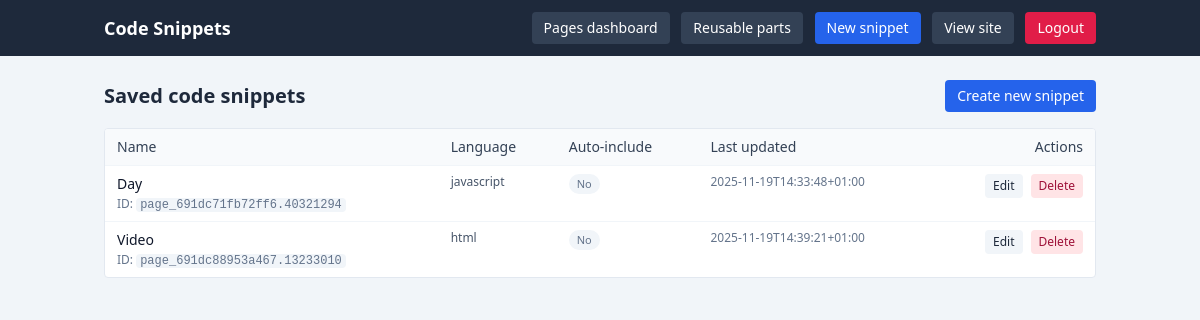
/snippets.php (signed in), run on the app's committed database.
### tables this page shows
CREATE TABLE code_snippets (
        id TEXT PRIMARY KEY,
        name TEXT NOT NULL,
        language TEXT NOT NULL,
        code TEXT NOT NULL,
        updated_at TEXT,
        auto_include INTEGER NOT NULL DEFAULT 0
    );

### config.php (called while the page is built, shortened)
<?php
function get_db(): PDO
{
    static $db = null;
    if ($db instanceof PDO) {
        return $db;
    }
    try {
        $db = new PDO('sqlite:' . DB_FILE);
        $db->setAttribute(PDO::ATTR_ERRMODE, PDO::ERRMODE_EXCEPTION);
        $db->setAttribute(PDO::ATTR_DEFAULT_FETCH_MODE, PDO::FETCH_ASSOC);
    } catch (PDOException $e) {
        die('Database connection failed: ' . htmlspecialchars($e->getMessage(), ENT_QUOTES, 'UTF-8'));
    }
    return $db;
}
function load_snippets(): array
{
    $db = get_db();
    $stmt = $db->query('SELECT id, name, language, code, updated_at, auto_include FROM code_snippets ORDER BY name COLLATE NOCASE');
    $rows = $stmt->fetchAll();
    return is_array($rows) ? $rows : [];
}

### snippets.php (the view, shortened to what this page needs)
<?php
$snippets = load_snippets();
$action = $_GET['action'] ?? 'list';
?>
<!DOCTYPE html>
<html lang="en">
<head>
    <script src="https://cdn.tailwindcss.com"></script>
</head>
<body class="bg-slate-100 min-h-screen">
<header class="bg-slate-800 text-white">
    <div class="max-w-5xl mx-auto px-4 py-3 flex items-center justify-between">
        <h1 class="text-lg font-semibold">Code Snippets</h1>
        <div class="space-x-2 text-sm">
            <a href="admin.php" class="inline-flex items-center px-3 py-1.5 rounded bg-slate-700 hover:bg-slate-600">Pages dashboard</a>
            <a href="parts.php" class="inline-flex items-center px-3 py-1.5 rounded bg-slate-700 hover:bg-slate-600">Reusable parts</a>
            <a href="snippets.php?action=edit" class="inline-flex items-center px-3 py-1.5 rounded bg-blue-600 hover:bg-blue-700">New snippet</a>
            <a href="index.php" target="_blank" class="inline-flex items-center px-3 py-1.5 rounded bg-slate-700 hover:bg-slate-600">View site</a>
            <a href="login.php?logout=1" class="inline-flex items-center px-3 py-1.5 rounded bg-rose-600 hover:bg-rose-700">Logout</a>
        </div>
    </div>
</header>
<main class="max-w-5xl mx-auto px-4 py-6">
    <?php if ($action === 'list'): ?>
        <div class="flex items-center justify-between mb-4">
            <h2 class="text-xl font-semibold text-slate-800">Saved code snippets</h2>
            <a href="snippets.php?action=edit" class="inline-flex items-center px-3 py-1.5 rounded bg-blue-600 hover:bg-blue-700 text-white text-sm">Create new snippet</a>
        </div>
        <?php if (empty($snippets)): ?>
            <p class="text-slate-600 bg-white border rounded px-4 py-3 text-sm">
                No code snippets yet. Create snippets for items like analytics tags, chat widgets, or other JavaScript/PHP code you want to reuse.
            </p>
        <?php else: ?>
            <div class="overflow-hidden rounded border border-slate-200 bg-white">
                <table class="min-w-full text-sm">
                    <thead>
                    <tr class="bg-slate-50 text-left text-slate-700">
                        <th class="px-3 py-2 font-medium">Name</th>
                        <th class="px-3 py-2 font-medium">Language</th>
                        <th class="px-3 py-2 font-medium">Auto-include</th>
                        <th class="px-3 py-2 font-medium">Last updated</th>
                        <th class="px-3 py-2 font-medium text-right">Actions</th>
                    </tr>
                    </thead>
                    <tbody>
                    <?php foreach ($snippets as $snippet): ?>
                        <tr class="border-t border-slate-100">
                            <td class="px-3 py-2 align-top">
                                <div class="font-medium text-slate-900"><?php echo htmlspecialchars($snippet['name'], ENT_QUOTES, 'UTF-8'); ?></div>
                                <div class="mt-0.5 text-xs text-slate-500">ID: <code class="bg-slate-100 px-1 rounded"><?php echo htmlspecialchars($snippet['id'], ENT_QUOTES, 'UTF-8'); ?></code></div>
                            </td>
                            <td class="px-3 py-2 align-top text-xs text-slate-600">
                                <?php echo htmlspecialchars($snippet['language'], ENT_QUOTES, 'UTF-8'); ?>
                            </td>
                            <td class="px-3 py-2 align-top text-xs text-slate-600">
                                <?php if (!empty($snippet['auto_include'])): ?>
                                    <span class="inline-flex items-center rounded-full bg-emerald-100 px-2 py-0.5 text-[11px] font-medium text-emerald-700">Yes</span>
                                <?php else: ?>
                                    <span class="inline-flex items-center rounded-full bg-slate-100 px-2 py-0.5 text-[11px] font-medium text-slate-500">No</span>
                                <?php endif; ?>
                            </td>
                            <td class="px-3 py-2 align-top text-xs text-slate-500">
                                <?php echo htmlspecialchars($snippet['updated_at'] ?? '', ENT_QUOTES, 'UTF-8'); ?>
                            </td>
                            <td class="px-3 py-2 align-top">
                                <div class="flex justify-end gap-2 text-xs">
                                    <a class="inline-flex items-center px-2 py-1 rounded bg-slate-100 hover:bg-slate-200 text-slate-800"
                                       href="snippets.php?action=edit&id=<?php echo urlencode($snippet['id']); ?>">Edit</a>
                                    <a class="inline-flex items-center px-2 py-1 rounded bg-rose-100 hover:bg-rose-200 text-rose-800"
                                       href="snippets.php?action=delete&id=<?php echo urlencode($snippet['id']); ?>"
                                       onclick="return confirm('Delete this snippet? It will not remove code from existing pages where you already pasted it.');">
                                        Delete
                                    </a>
                                </div>
                            </td>
                        </tr>
                    <?php endforeach; ?>
                    </tbody>
                </table>
            </div>
        <?php endif; ?>
    <?php endif; ?>
</main>
</body>
</html>

### data on the page
code_snippets: name "Day", id "page_691dc71fb72ff6.40321294", language "javascript", auto_include "No", updated_at "2025-11-19T14:33:48+01:00"
code_snippets: name "Video", id "page_691dc88953a467.13233010", language "html", auto_include "No", updated_at "2025-11-19T14:39:21+01:00"
